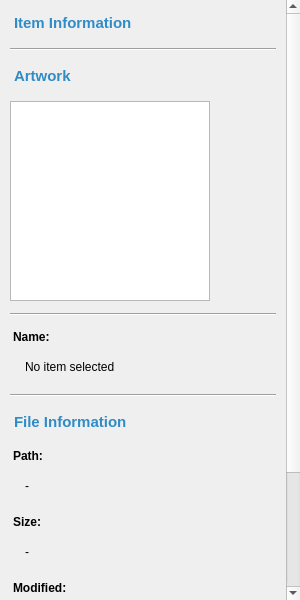
<?xml version="1.0" encoding="UTF-8"?>
<ui version="4.0">
 <class>MetadataSidebar</class>
 <widget class="QWidget" name="MetadataSidebar">
  <property name="geometry">
   <rect>
    <x>0</x>
    <y>0</y>
    <width>300</width>
    <height>600</height>
   </rect>
  </property>
  <property name="windowTitle">
   <string>Form</string>
  </property>
  <layout class="QVBoxLayout" name="mainLayout">
   <property name="spacing">
    <number>0</number>
   </property>
   <property name="leftMargin">
    <number>0</number>
   </property>
   <property name="topMargin">
    <number>0</number>
   </property>
   <property name="rightMargin">
    <number>0</number>
   </property>
   <property name="bottomMargin">
    <number>0</number>
   </property>
   <item>
    <widget class="QScrollArea" name="scrollArea">
     <property name="widgetResizable">
      <bool>true</bool>
     </property>
     <property name="horizontalScrollBarPolicy">
      <enum>Qt::ScrollBarAlwaysOff</enum>
     </property>
     <property name="verticalScrollBarPolicy">
      <enum>Qt::ScrollBarAsNeeded</enum>
     </property>
     <property name="frameShape">
      <enum>QFrame::NoFrame</enum>
     </property>
     <widget class="QWidget" name="contentWidget">
      <property name="geometry">
       <rect>
        <x>0</x>
        <y>0</y>
        <width>300</width>
        <height>560</height>
       </rect>
      </property>
      <layout class="QVBoxLayout" name="contentLayout">
       <property name="spacing">
        <number>12</number>
       </property>
       <property name="leftMargin">
        <number>10</number>
       </property>
       <property name="topMargin">
        <number>10</number>
       </property>
       <property name="rightMargin">
        <number>10</number>
       </property>
       <property name="bottomMargin">
        <number>10</number>
       </property>
       <item>
        <widget class="QLabel" name="titleLabel">
         <property name="font">
          <font>
           <pointsize>11</pointsize>
           <bold>true</bold>
          </font>
         </property>
         <property name="styleSheet">
          <string>color: palette(highlight); padding: 4px 0px;</string>
         </property>
         <property name="text">
          <string>Item Information</string>
         </property>
        </widget>
       </item>
       <item>
        <widget class="Line" name="separator1">
         <property name="styleSheet">
          <string>color: palette(mid);</string>
         </property>
         <property name="frameShadow">
          <enum>QFrame::Sunken</enum>
         </property>
         <property name="orientation">
          <enum>Qt::Horizontal</enum>
         </property>
        </widget>
       </item>
       <item>
        <widget class="QLabel" name="artworkLabel">
         <property name="font">
          <font>
           <pointsize>11</pointsize>
           <bold>true</bold>
          </font>
         </property>
         <property name="styleSheet">
          <string>color: palette(highlight); padding: 4px 0px;</string>
         </property>
         <property name="text">
          <string>Artwork</string>
         </property>
        </widget>
       </item>
       <item>
        <widget class="QLabel" name="artworkDisplay">
         <property name="minimumSize">
          <size>
           <width>200</width>
           <height>200</height>
          </size>
         </property>
         <property name="maximumSize">
          <size>
           <width>200</width>
           <height>200</height>
          </size>
         </property>
         <property name="styleSheet">
          <string>border: 1px solid palette(mid); background-color: palette(base);</string>
         </property>
         <property name="text">
          <string/>
         </property>
         <property name="alignment">
          <set>Qt::AlignCenter</set>
         </property>
        </widget>
       </item>
       <item>
        <widget class="Line" name="separator2">
         <property name="styleSheet">
          <string>color: palette(mid);</string>
         </property>
         <property name="frameShadow">
          <enum>QFrame::Sunken</enum>
         </property>
         <property name="orientation">
          <enum>Qt::Horizontal</enum>
         </property>
        </widget>
       </item>
       <item>
        <widget class="QLabel" name="itemNameLabel">
         <property name="font">
          <font>
           <bold>true</bold>
          </font>
         </property>
         <property name="styleSheet">
          <string>color: palette(windowtext); padding: 2px 0px;</string>
         </property>
         <property name="text">
          <string>Name:</string>
         </property>
        </widget>
       </item>
       <item>
        <widget class="QLabel" name="itemNameValue">
         <property name="styleSheet">
          <string>color: palette(windowtext); padding: 2px 0px 8px 12px;</string>
         </property>
         <property name="text">
          <string>No item selected</string>
         </property>
         <property name="textInteractionFlags">
          <set>Qt::TextSelectableByMouse</set>
         </property>
        </widget>
       </item>
       <item>
        <widget class="Line" name="separator3">
         <property name="styleSheet">
          <string>color: palette(mid);</string>
         </property>
         <property name="frameShadow">
          <enum>QFrame::Sunken</enum>
         </property>
         <property name="orientation">
          <enum>Qt::Horizontal</enum>
         </property>
        </widget>
       </item>
       <item>
        <widget class="QLabel" name="fileInfoTitle">
         <property name="font">
          <font>
           <pointsize>11</pointsize>
           <bold>true</bold>
          </font>
         </property>
         <property name="styleSheet">
          <string>color: palette(highlight); padding: 4px 0px;</string>
         </property>
         <property name="text">
          <string>File Information</string>
         </property>
        </widget>
       </item>
       <item>
        <widget class="QLabel" name="filePathLabel">
         <property name="font">
          <font>
           <bold>true</bold>
          </font>
         </property>
         <property name="styleSheet">
          <string>color: palette(windowtext); padding: 2px 0px;</string>
         </property>
         <property name="text">
          <string>Path:</string>
         </property>
        </widget>
       </item>
       <item>
        <widget class="QLabel" name="filePathValue">
         <property name="styleSheet">
          <string>color: palette(windowtext); padding: 2px 0px 8px 12px;</string>
         </property>
         <property name="text">
          <string>-</string>
         </property>
         <property name="wordWrap">
          <bool>true</bool>
         </property>
         <property name="textInteractionFlags">
          <set>Qt::TextSelectableByMouse</set>
         </property>
        </widget>
       </item>
       <item>
        <widget class="QLabel" name="fileSizeLabel">
         <property name="font">
          <font>
           <bold>true</bold>
          </font>
         </property>
         <property name="styleSheet">
          <string>color: palette(windowtext); padding: 2px 0px;</string>
         </property>
         <property name="text">
          <string>Size:</string>
         </property>
        </widget>
       </item>
       <item>
        <widget class="QLabel" name="fileSizeValue">
         <property name="styleSheet">
          <string>color: palette(windowtext); padding: 2px 0px 8px 12px;</string>
         </property>
         <property name="text">
          <string>-</string>
         </property>
         <property name="textInteractionFlags">
          <set>Qt::TextSelectableByMouse</set>
         </property>
        </widget>
       </item>
       <item>
        <widget class="QLabel" name="lastModifiedLabel">
         <property name="font">
          <font>
           <bold>true</bold>
          </font>
         </property>
         <property name="styleSheet">
          <string>color: palette(windowtext); padding: 2px 0px;</string>
         </property>
         <property name="text">
          <string>Modified:</string>
         </property>
        </widget>
       </item>
       <item>
        <widget class="QLabel" name="lastModifiedValue">
         <property name="styleSheet">
          <string>color: palette(windowtext); padding: 2px 0px 8px 12px;</string>
         </property>
         <property name="text">
          <string>-</string>
         </property>
         <property name="textInteractionFlags">
          <set>Qt::TextSelectableByMouse</set>
         </property>
        </widget>
       </item>
       <item>
        <widget class="QLabel" name="fileExtensionLabel">
         <property name="font">
          <font>
           <bold>true</bold>
          </font>
         </property>
         <property name="styleSheet">
          <string>color: palette(windowtext); padding: 2px 0px;</string>
         </property>
         <property name="text">
          <string>Type:</string>
         </property>
        </widget>
       </item>
       <item>
        <widget class="QLabel" name="fileExtensionValue">
         <property name="styleSheet">
          <string>color: palette(windowtext); padding: 2px 0px 8px 12px;</string>
         </property>
         <property name="text">
          <string>-</string>
         </property>
         <property name="textInteractionFlags">
          <set>Qt::TextSelectableByMouse</set>
         </property>
        </widget>
       </item>
       <item>
        <spacer name="verticalSpacer">
         <property name="orientation">
          <enum>Qt::Vertical</enum>
         </property>
         <property name="sizeHint" stdset="0">
          <size>
           <width>20</width>
           <height>40</height>
          </size>
         </property>
        </spacer>
       </item>
      </layout>
     </widget>
    </widget>
   </item>
  </layout>
 </widget>
 <resources/>
 <connections/>
</ui>
